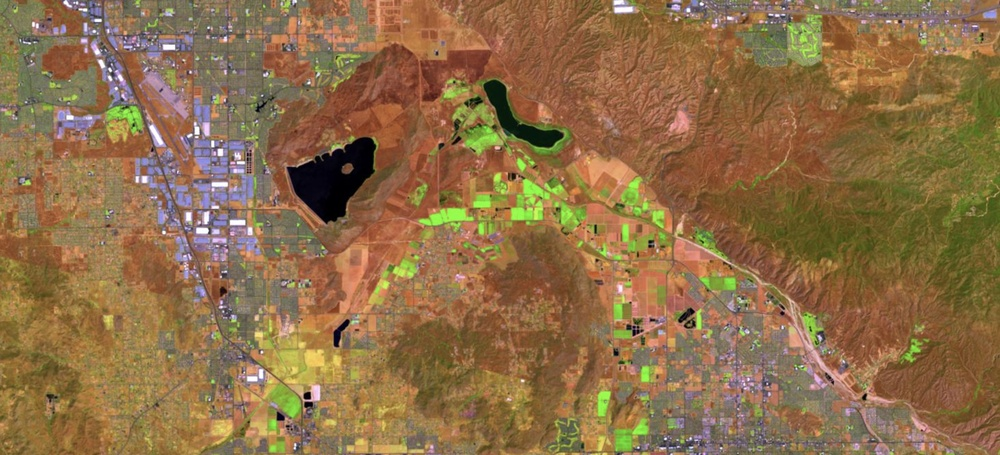
#> input picture lab5/images/operative.jpg, 1000 x 455 px, shrunk from 2185 x 994 before the run
$ python DZZ.py
#> lines starting #> are read from the running program, lines starting #| are printed output that depends on the picture; after the words box and inside, x2 and y2 are one past the last pixel; in counts of white or black regions, pixels touching at a corner belong together
import cv2
import numpy as np
import matplotlib.pyplot as plt
from sklearn.cluster import KMeans


def process_satellite_image(image_path, title):
#> called with image_path = 'images/operative.jpg', title = 'Оперативні дані (Landsat)'
    print(f"\n--- Обробка: {title} ---")

    # 2. Отримання цифрового растрового знімка
    img = cv2.imread(image_path)
#> img is the input picture: shape (455, 1000, 3); mean B, G, R 72.1, 110.2, 141.3
    if img is None:
        raise FileNotFoundError(f"Файл {image_path} не знайдено!")
    img_rgb = cv2.cvtColor(img, cv2.COLOR_BGR2RGB)

    # 3. Кольорова корекція та фільтрація (Bilateral Filter)
    # Зберігає різкість меж берегової лінії, усуваючи шум хвиль/пікселізації
    filtered_img = cv2.bilateralFilter(img_rgb, d=9, sigmaColor=75, sigmaSpace=75)

    # 4. Кольорова кластеризація (K-Means)
    # Перетворюємо зображення у 2D масив пікселів
    pixels = filtered_img.reshape((-1, 3))

    # Використовуємо K=3 (напр. Вода, Ліс, Земля)
    kmeans = KMeans(n_clusters=3, random_state=42, n_init=10)
    labels = kmeans.fit_predict(pixels)

    # Знаходимо кластер води. На супутникових знімках вода зазвичай найтемніша.
    # Обчислюємо середню яскравість (суму RGB) для кожного центру кластера
    cluster_centers = kmeans.cluster_centers_
    darkest_cluster_idx = np.argmin(np.sum(cluster_centers, axis=1))

    # 5. Сегментація кластеризованого зображення
    # Створюємо бінарну маску для кластера "Вода"
    water_mask = np.uint8(labels == darkest_cluster_idx).reshape(img_rgb.shape[:2]) * 255
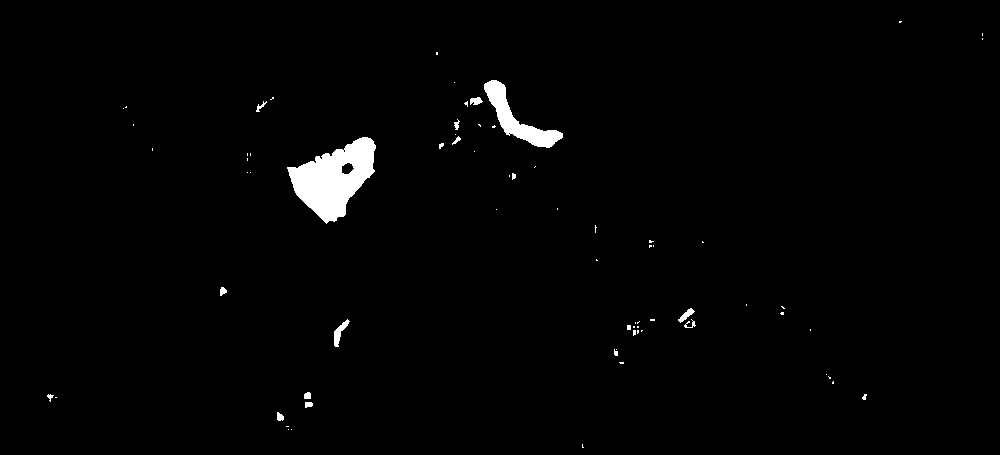
#> water_mask: shape (455, 1000); 1.5% white; 71 white regions (52 under 20 px), largest, box (x1, y1, x2, y2) and area: (287, 137, 376, 224) 4180, (484, 80, 563, 148) 1607, (334, 319, 350, 347) 170

    # Морфологічні операції: видаляємо шум (острівці) та заповнюємо дірки (човни/бліки)
    kernel = cv2.getStructuringElement(cv2.MORPH_ELLIPSE, (5, 5))
    water_mask = cv2.morphologyEx(water_mask, cv2.MORPH_OPEN, kernel)
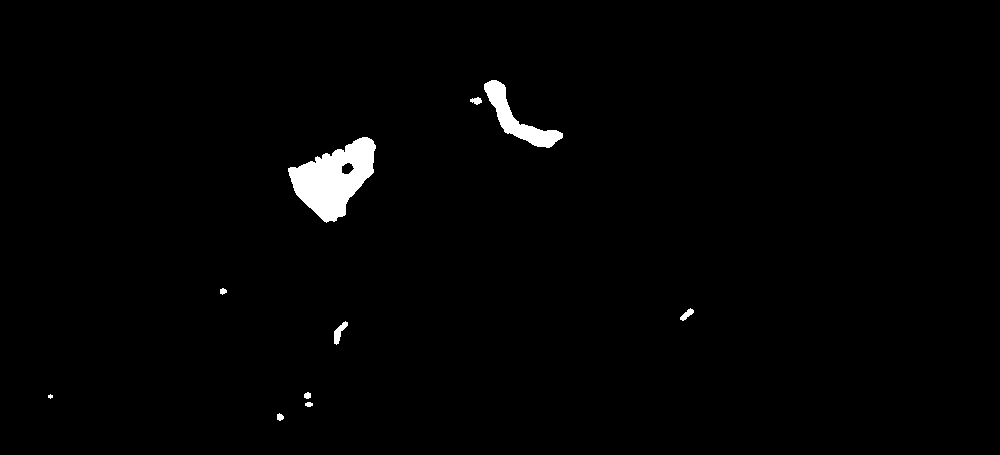
#> water_mask: shape (455, 1000); 1.4% white; 10 white regions (1 under 20 px), largest, box (x1, y1, x2, y2) and area: (288, 137, 376, 223) 4157, (484, 80, 563, 148) 1600, (334, 321, 348, 345) 148
    water_mask = cv2.morphologyEx(water_mask, cv2.MORPH_CLOSE, kernel)
#> water_mask: shape (455, 1000); 1.4% white; 9 white regions (1 under 20 px)

    # Виділення контурів
    contours, _ = cv2.findContours(water_mask, cv2.RETR_EXTERNAL, cv2.CHAIN_APPROX_SIMPLE)
#> contours = 9 contours, 1 with area under 20; largest, box (x1, y1, x2, y2) and area: (288, 137, 376, 223) 4153, (484, 80, 563, 148) 1497, (334, 321, 348, 345) 121, (680, 308, 694, 321) 68, (304, 392, 313, 407) 52, (470, 97, 482, 105) 48, (277, 413, 284, 421) 30, (220, 288, 227, 295) 25

    # Знаходимо найбільший контур (основна водойма)
    if not contours:
        print("Водойму не знайдено!")
        return img_rgb, water_mask, None

    main_contour = max(contours, key=cv2.contourArea)
#> main_contour = contour of 134 points, box (x1, y1, x2, y2) (288, 137, 376, 223), area 4153

    # Малюємо знайдений контур на копії оригінального зображення
    result_img = img_rgb.copy()
    cv2.drawContours(result_img, [main_contour], -1, (255, 0, 0), 3)  # Червоний контур
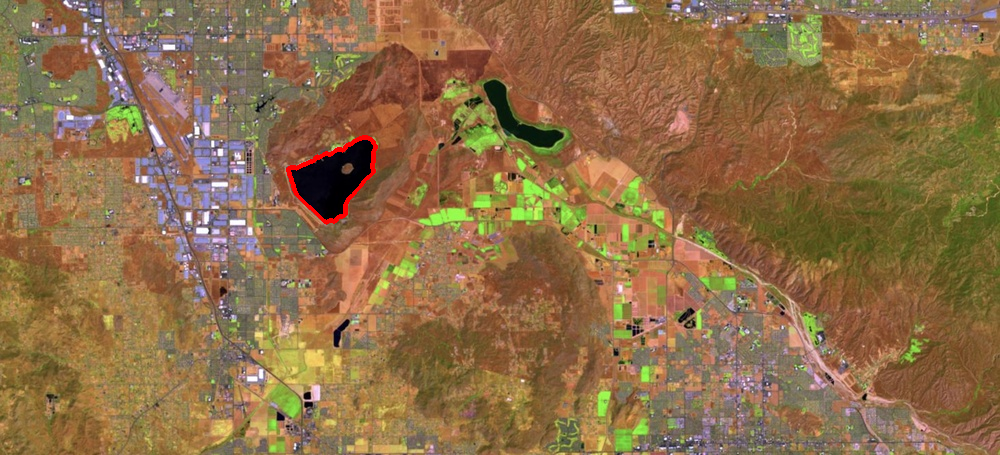
#> result_img: shape (455, 1000, 3); mean R, G, B 141.9, 110, 72

    return result_img, water_mask, main_contour


def main():
    # Шляхи до файлів (переконайтеся, що вони існують у папці)
    operative_path = 'images/operative.jpg'  # Низька роздільна здатність (Landsat)
    highres_path = 'images/high_res.jpg'  # Висока роздільна здатність (Bing)

    try:
        # Обробка обох знімків
        res_op, mask_op, contour_op = process_satellite_image(operative_path, "Оперативні дані (Landsat)")
#> contour_op has the same summary as main_contour in process_satellite_image
        res_hr, mask_hr, contour_hr = process_satellite_image(highres_path, "Високоточні дані (Bing Maps)")
#> call 2 of process_satellite_image, with image_path = 'images/high_res.jpg', title = 'Високоточні дані (Bing Maps)'
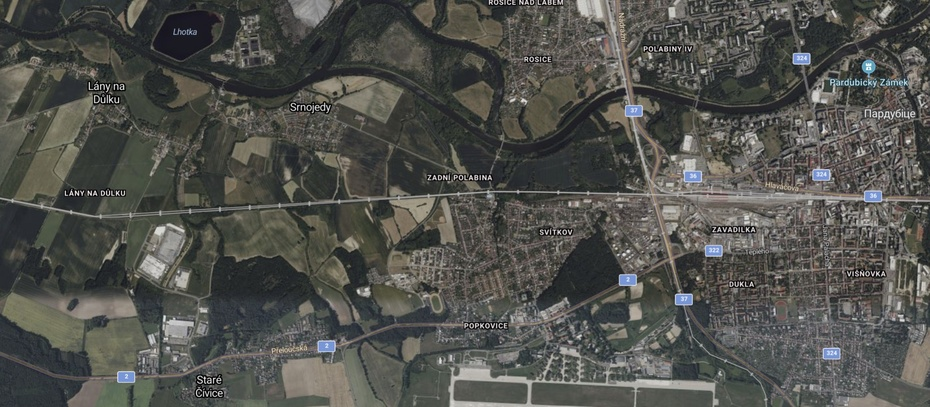
#> input picture lab5/images/high_res.jpg, 930 x 407 px, shrunk from 2032 x 889 before the run
#> in process_satellite_image, img is the input picture: shape (407, 930, 3); mean B, G, R 76.7, 81.2, 80.7
#> in process_satellite_image (call 2), `water_mask = np.uint8(labels == darkest_cluster_idx).reshape(img_rgb.s..`: water_mask: shape (407, 930); 45.5% white; 1031 white regions (837 under 20 px), largest, box (x1, y1, x2, y2) and area: (0, 0, 646, 215) 77889, (149, 200, 452, 365) 18147, (628, 12, 809, 173) 12056
#> in process_satellite_image (call 2), `water_mask = cv2.morphologyEx(water_mask, cv2.MORPH_OPEN, kernel)`:
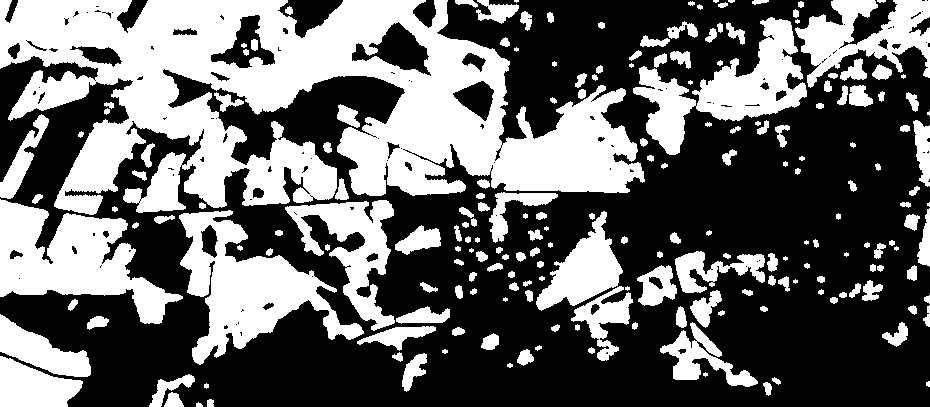
#> water_mask: shape (407, 930); 40.1% white; 204 white regions (20 under 20 px), largest, box (x1, y1, x2, y2) and area: (0, 0, 645, 215) 73676, (179, 210, 364, 365) 11174, (0, 199, 183, 324) 10982
#> in process_satellite_image (call 2), `water_mask = cv2.morphologyEx(water_mask, cv2.MORPH_CLOSE, kernel)`:
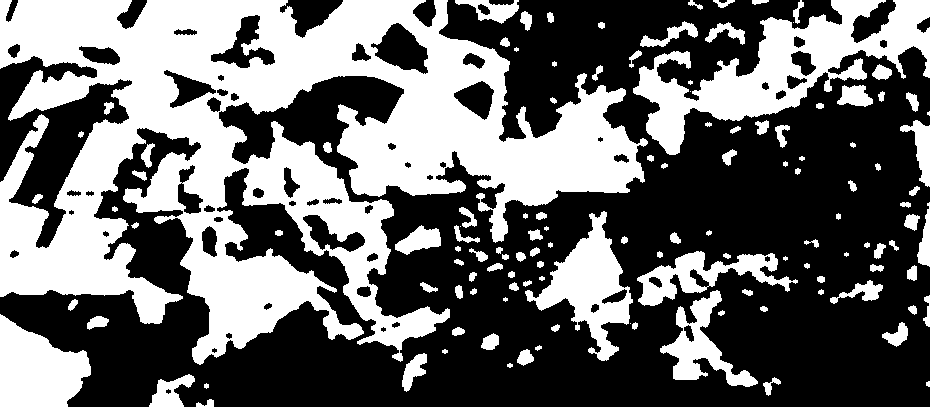
#> water_mask: shape (407, 930); 41.4% white; 126 white regions (11 under 20 px)
#> in process_satellite_image (call 2), `contours, _ = cv2.findContours(water_mask, cv2.RETR_EXTERNAL, cv2.CHAI..`: contours = 126 contours, 34 with area under 20; largest, box (x1, y1, x2, y2) and area: (0, 0, 648, 365) 115882, (633, 0, 930, 155) 15840, (525, 211, 633, 361) 6033, (0, 314, 91, 407) 5606, (637, 251, 798, 306) 3268
#> in process_satellite_image (call 2), `main_contour = max(contours, key=cv2.contourArea)`: main_contour = contour of 3659 points, box (x1, y1, x2, y2) (0, 0, 648, 365), area 115882
#> in process_satellite_image (call 2), `cv2.drawContours(result_img, [main_contour], -1, (255, 0, 0), 3)`:
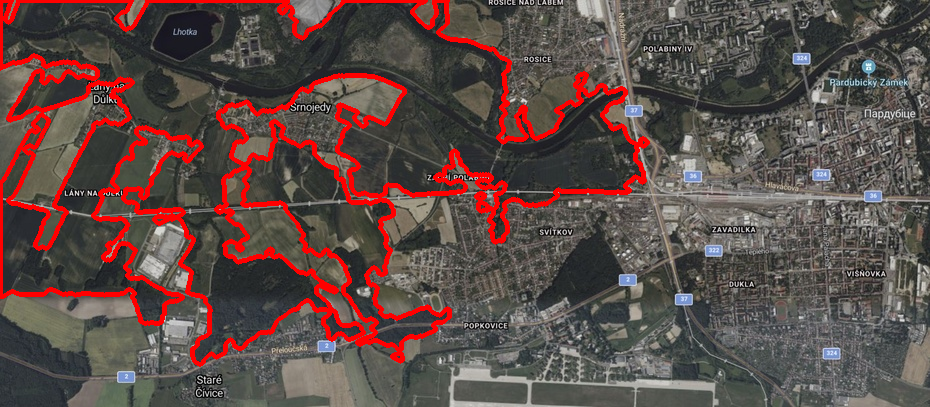
#> result_img: shape (407, 930, 3); mean R, G, B 94.3, 75.8, 71.7
#> contour_hr has the same summary as main_contour in process_satellite_image

        # 6. Ідентифікація (Програмне порівняння контурів)
        print("\n--- 6. Ідентифікація та порівняння ---")
        if contour_op is not None and contour_hr is not None:
            # Використання Моментів Ху для порівняння форми (інваріантно до масштабу)
            # Чим ближче значення до 0.0, тим більше контури схожі за геометрією
            similarity = cv2.matchShapes(contour_op, contour_hr, cv2.CONTOURS_MATCH_I1, 0.0)
#> similarity = 0.705

            print(f"Коефіцієнт відмінності геометрії (Hu Moments): {similarity:.4f}")
#| Коефіцієнт відмінності геометрії (Hu Moments): 0.7051
            if similarity < 0.2:  # Емпіричний поріг для знімків різної якості
                print("-> РЕЗУЛЬТАТ: Контури збігаються. Об'єкт успішно ідентифіковано як 'Водойма'.")
            else:
                print("-> РЕЗУЛЬТАТ: Геометрія суттєво відрізняється. Можливі сезонні зміни або помилка сегментації.")

        # Візуалізація результатів
        fig, axs = plt.subplots(2, 3, figsize=(15, 10))
        fig.suptitle('Розрізнення та ідентифікація об’єктів за даними ДЗЗ (Водойми)', fontsize=16)

        # Верхній ряд: Оперативні дані
        axs[0, 0].imshow(cv2.cvtColor(cv2.imread(operative_path), cv2.COLOR_BGR2RGB))
        axs[0, 0].set_title('Оригінал (Оперативні / Низька якість)')
        axs[0, 1].imshow(mask_op, cmap='gray')
        axs[0, 1].set_title('Кластеризація (Маска води)')
        axs[0, 2].imshow(res_op)
        axs[0, 2].set_title('Векторизація контуру')

        # Нижній ряд: Високоточні дані
        axs[1, 0].imshow(cv2.cvtColor(cv2.imread(highres_path), cv2.COLOR_BGR2RGB))
        axs[1, 0].set_title('Оригінал (Еталонні / Висока якість)')
        axs[1, 1].imshow(mask_hr, cmap='gray')
        axs[1, 1].set_title('Кластеризація (Маска води)')
        axs[1, 2].imshow(res_hr)
        axs[1, 2].set_title('Векторизація контуру')

        for ax in axs.flat:
            ax.axis('off')

        plt.tight_layout()
        plt.show()

    except Exception as e:
        print(f"Сталася помилка: {e}")


if __name__ == "__main__":
    main()
